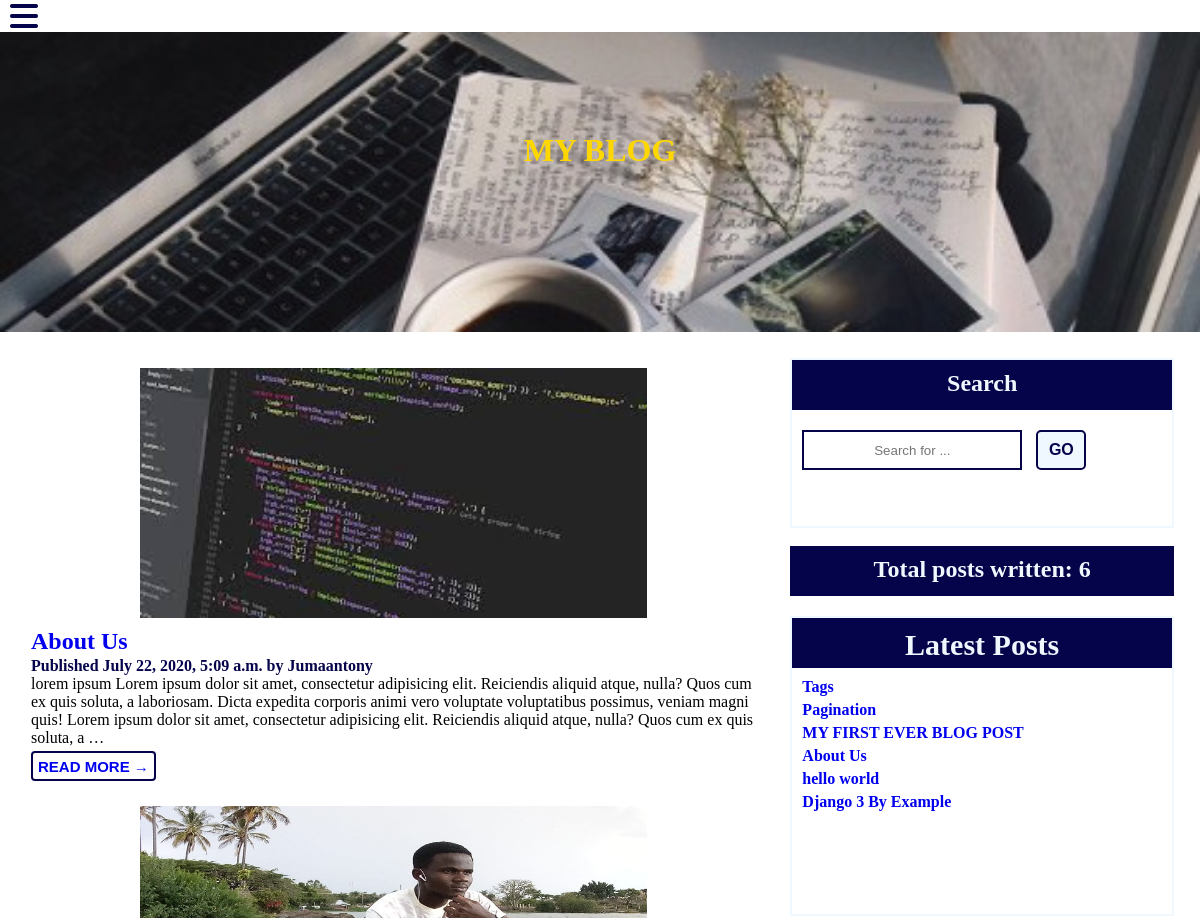
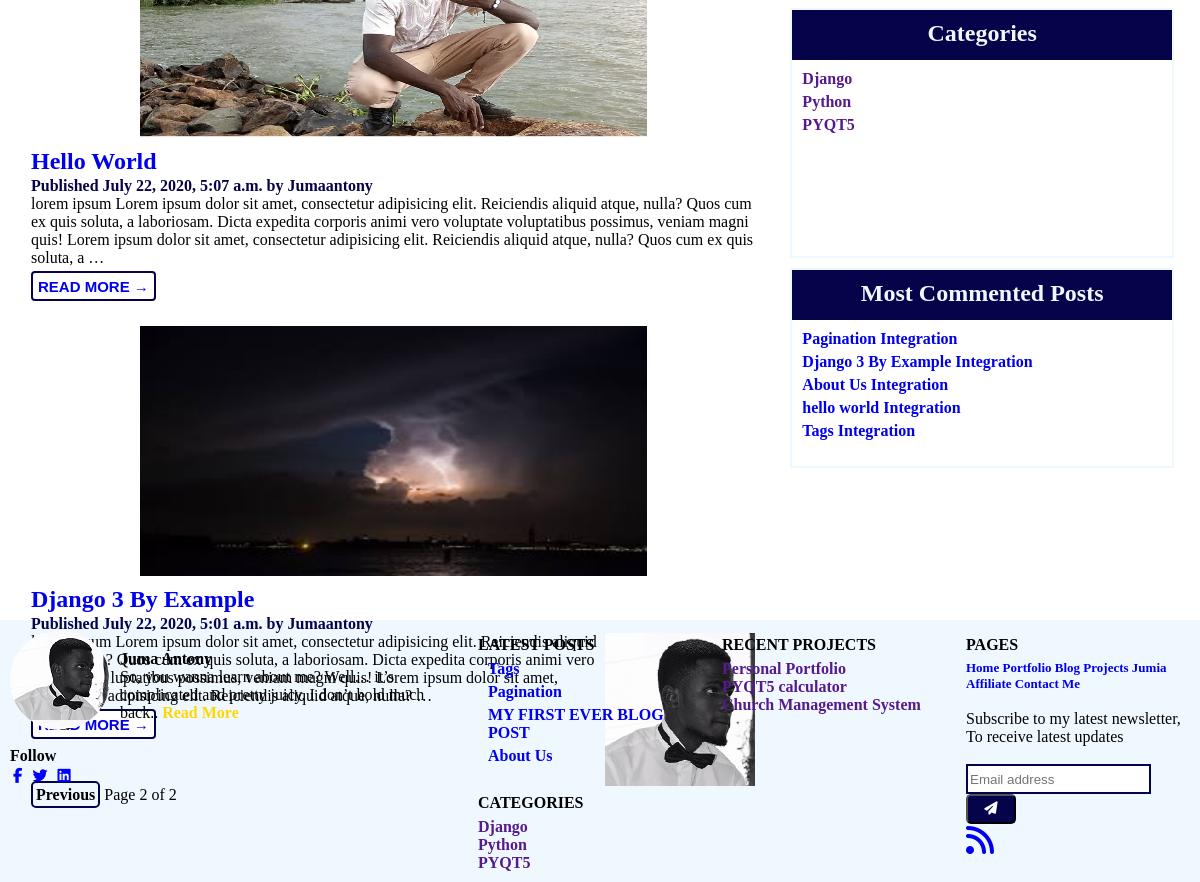
Screenshot of /PostList.html?page=2 with the database file from the repository (2 pictures, top to bottom).
### MySite/models.py (models this page shows, shortened)
class Post(models.Model):
    STATUS_CHOICES = (
        ('draft', 'Draft'),
        ('published', 'Published')
    )
    title = models.CharField(max_length=100)
    slug = models.SlugField(max_length=50, unique_for_date='publish')
    featured_image = models.ImageField(upload_to='featuredImage/')
    author = models.ForeignKey(User, on_delete=models.CASCADE, related_name='blog_posts')
    body = RichTextUploadingField()
    created = models.DateTimeField(auto_now_add=True)
    publish = models.DateTimeField(default=timezone.now)
    updated = models.DateTimeField(auto_now_add=True)
    status = models.CharField(max_length=10, choices=STATUS_CHOICES, default='draft')
    objects = models.Manager()  # default manager
    published = PublishedManager()  # custom manager
    class Meta:
        ordering = ('-publish',)
    def get_absolute_url(self):
        return reverse('MySite:PostDetail', args=[self.publish.year,
                                                  self.publish.month,
                                                  self.publish.day,
                                                  self.slug])

### MySite/views.py (the view)
def PostList(request):
    posts = Post.published.all()
    paginator = Paginator(posts, 3)
    page = request.GET.get('page')
    try:
        posts = paginator.page(page)
    except PageNotAnInteger:
        posts = paginator.page(1)
    except EmptyPage:
        posts = paginator.page(paginator.num_pages)
    return render(request,
                  'PostList.html',
                  {'page':page,
                   'posts': posts})

### MySite/models.py (called while the page is built)
    def get_queryset(self):
        return super(PublishedManager, self).get_queryset() \
            .filter(status='published')

### MySite/templatetags/mysite_tags.py (called while the page is built)
@register.simple_tag
def total_posts():
    return Post.published.count()

@register.inclusion_tag('latest_posts.html')
def show_latest_posts(count=5):
    latest_posts = Post.published.order_by('-publish')[:count]
    return{'latest_posts': latest_posts}

@register.simple_tag
def get_most_commented_posts(count=5):
    return Post.published.annotate(
        total_comments = Count('comments')
    ).order_by('-total_comments')[:count]

### MySite/templates/PostList.html (shortened to what this page needs)
{% extends 'base.html' %}
{% load static %}
{% load mysite_tags %}
{% block content %}
<link rel="stylesheet" type="text/css" href="{% static 'css/post-list.css' %}">
<div id="main">
  <body>
    <div class="Img-header"><h1 class="heading">My Blog</h1></div>
    <div class="main-cont">
        <div class="post-cont">
            <div class="single-post">
                {% for post in posts %}
                <img class="featured-img" src="{{ post.featured_image.url }}">
                <div class="post-body">
                    <h2 class="post-title">
                        <a href="{{ post.get_absolute_url }}">
                        {{ post.title }}
                        </a>
                    </h2>
                    <div class="author-date">
                       <p> Published {{ post.publish }} by {{ post.author }}</p>
                     </div>
                    <p class="post-content">
                        {{ post.body |safe | truncatewords:50 | linebreaks  }}
                     </p>
                     <button class="read-more"><a href="{{ post.get_absolute_url }}"> READ MORE → </a> </button>
                </div>
                {% endfor %}
                {% include "pagination.html" with page=posts %}
            </div>
        </div>
        <div class="side-cont">
            <div class="search"><h2 class="side-cont-title">Search</h2>
                <input type="text" name="search" placeholder="Search for ..." class="search-for">
                <button class="go">Go</button>
            </div>
            <br>
            <h2 class="side-cont-title">Total posts written: {% total_posts %}</h2>
            <div class="latest-posts">
                <h2 class="side-cont-title">Latest Posts</h2>
                {% show_latest_posts 6%}
            </div>
            <div class="categories"> <h2 class="side-cont-title">Categories</h2>
                <p class="sub-cat"><a href="" > Django</a></p>
                <p class="sub-cat"><a href="" > Python</a></p>
                <p class="sub-cat"><a href="" > PYQT5</a></p>
            </div>
            <div class="tags"><h2 class="side-cont-title">Most Commented Posts</h2>
                {% get_most_commented_posts as most_commented_posts %}
                {% for post in most_commented_posts %}
                  <p class="sub-cat"><a href="{{ post.get_absolute_url }}" >{{ post.title }} Integration</a></p>
                {% endfor %}
            </div>
        </div>
    </div>
  </body>
  <br><br><br><br><br><br><br>
{% include "footer.html" %}
</div>
{% endblock %}

### MySite/templates/latest_posts.html
{% load static %}
<link rel="stylesheet" type="text/css" href="{% static 'css/post-list.css' %}">
<ul>
    {% for post in latest_posts %}
        <p class="sub-cat"><a href="{{ post.get_absolute_url }}">{{post.title}}</a></p>
    {% endfor %}
</ul>

### MySite/static/css/base.css (style rules this page uses)
* { margin: 0px; padding: 0px; box-sizing: border-box; max-height: 100%vh; }
#main { transition: margin-left 1s; }

### MySite/static/css/post-list.css (style rules this page uses)
#main { flex: 1; }
.Img-header { background-image: url(../images/blog-header.jpg); background-size: cover; height: 300px; width: 100%; }
.heading { text-transform: uppercase; color: gold; font-weight: bolder; text-align: center; padding-top: 100px; }
@media (min-width: 768px) { .main-cont { display: flex; } }
@media (min-width: 768px) { .single-post { max-height: 380px; } }
.main-cont { margin: 2%; padding: 2px; }
.post-cont { flex: 2; margin-right: 20px; }
.single-post { padding: 5px; margin-right: 10px; margin-bottom: 10px; display: flex; flex-direction: column; }
.featured-img { height: 250px; width: 70%; align-self: center; margin-bottom: 10px; margin-top: 5px; }
.post-title { text-decoration: none; text-transform: capitalize; font-weight: bolder; font-kerning: 2px; }
.post-content { text-align: justify; flex: 1; }
.read-more { text-decoration: none; display: flex; margin-top: 4px; margin-bottom: 20px; border: 2px solid #050349; border-radius: .25rem; background-color: white; height: 30px; width: 125px; padding: 5px; font-size: 15px; }
.author-date { margin-top: 2px; color: #050349 ; width: 100%; display: flex; font-weight: bolder; }
@media (min-width: 768px) { .side-cont { flex: 1%; display: flex; flex-direction: column; } }
.search { height: 170px; border: 2px solid aliceblue; }
.side-cont-title { text-align: center; height: 50px; padding-top: 10px; background-color: #050349; color: aliceblue; margin-bottom: 10px; }
.search-for { margin: 10px; width: 220px; text-align: center; height: 40px; border: 2px solid #050349; }
.go { text-align: center; height: 40px; width: 50px; font-weight: bolder; font-size: 16px; text-transform: uppercase; border: 2px #050349 solid; border-radius: 5px; cursor: pointer; background-color: aliceblue; color: #050349; }
.categories { border: 2px aliceblue solid; height: 250px; margin-top: 10px; }
.sub-cat { display: flex; padding-bottom: 5px; font-size: 16px; padding-left: 10px; }
.latest-posts { margin-top: 10px; height: 300px; border: 2px aliceblue solid; font-size: 20px; }
.tags { margin-top: 10px; border: 2px aliceblue solid; height: 200px; }

### MySite/static/css/footer.css (style rules this page uses)
a:link { text-decoration: none; font-weight: bold; }

### rows the page displays
Post: featured_image (picture), title "About Us", publish "July 22, 2020, 5:09 a.m.", author "Jumaantony", body "lorem ipsum Lorem ipsum dolor sit amet, consectetur adipisicing elit. Reiciendis aliquid atque, nulla? Quos cum ex quis soluta, a laboriosam. Dicta expedita corporis animi vero voluptate voluptatibus possimus, veniam magni quis! Lorem ipsum dolor sit amet, consectetur adipisicing elit. Reiciendis aliquid atque, nulla? Quos cum ex quis soluta, a …"
Post: featured_image (picture), title "Hello World", publish "July 22, 2020, 5:07 a.m.", author "Jumaantony", body "lorem ipsum Lorem ipsum dolor sit amet, consectetur adipisicing elit. Reiciendis aliquid atque, nulla? Quos cum ex quis soluta, a laboriosam. Dicta expedita corporis animi vero voluptate voluptatibus possimus, veniam magni quis! Lorem ipsum dolor sit amet, consectetur adipisicing elit. Reiciendis aliquid atque, nulla? Quos cum ex quis soluta, a …", title "hello world"
Post: featured_image (picture), title "Django 3 By Example", publish "July 22, 2020, 5:01 a.m.", author "Jumaantony", body (picture), body "lorem ipsum Lorem ipsum dolor sit amet, consectetur adipisicing elit. Reiciendis aliquid atque, nulla? Quos cum ex quis soluta, a laboriosam. Dicta expedita corporis animi vero voluptate voluptatibus possimus, veniam magni quis! Lorem ipsum dolor sit amet, consectetur adipisicing elit. Reiciendis aliquid atque, nulla? …"
Post: title "Tags"
Post: title "Pagination"
Post: title "MY FIRST EVER BLOG POST"

### other values shown
{{ page.number }} "2"
{{ page.paginator.num_pages }} "2"
